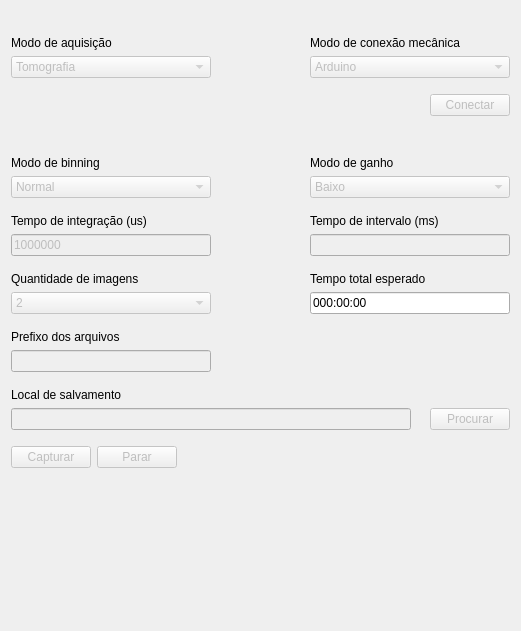
      <widget class="QWidget" name="tab_2">
       <attribute name="title">
        <string>Operação</string>
       </attribute>
       <layout class="QVBoxLayout" name="verticalLayout_10">
        <item>
         <layout class="QHBoxLayout" name="horizontalLayout_9">
          <property name="topMargin">
           <number>25</number>
          </property>
          <property name="bottomMargin">
           <number>10</number>
          </property>
          <item>
           <layout class="QVBoxLayout" name="verticalLayout_12">
            <property name="rightMargin">
             <number>0</number>
            </property>
            <property name="bottomMargin">
             <number>0</number>
            </property>
            <item>
             <widget class="QLabel" name="acquisitionModeLabel">
              <property name="sizePolicy">
               <sizepolicy hsizetype="Preferred" vsizetype="Fixed">
                <horstretch>0</horstretch>
                <verstretch>0</verstretch>
               </sizepolicy>
              </property>
              <property name="text">
               <string>Modo de aquisição</string>
              </property>
              <property name="alignment">
               <set>Qt::AlignmentFlag::AlignLeading|Qt::AlignmentFlag::AlignLeft|Qt::AlignmentFlag::AlignVCenter</set>
              </property>
              <property name="margin">
               <number>0</number>
              </property>
             </widget>
            </item>
            <item>
             <widget class="QComboBox" name="acquisitionModeInput">
              <property name="enabled">
               <bool>false</bool>
              </property>
              <property name="minimumSize">
               <size>
                <width>200</width>
                <height>0</height>
               </size>
              </property>
              <property name="maximumSize">
               <size>
                <width>200</width>
                <height>16777215</height>
               </size>
              </property>
              <property name="currentIndex">
               <number>0</number>
              </property>
              <property name="placeholderText">
               <string/>
              </property>
              <item>
               <property name="text">
                <string>Tomografia</string>
               </property>
              </item>
              <item>
               <property name="text">
                <string>Radiografia</string>
               </property>
              </item>
             </widget>
            </item>
           </layout>
          </item>
          <item>
           <spacer name="horizontalSpacer_9">
            <property name="orientation">
             <enum>Qt::Orientation::Horizontal</enum>
            </property>
            <property name="sizeHint" stdset="0">
             <size>
              <width>40</width>
              <height>20</height>
             </size>
            </property>
           </spacer>
          </item>
          <item>
           <layout class="QVBoxLayout" name="verticalLayout_20">
            <property name="rightMargin">
             <number>0</number>
            </property>
            <property name="bottomMargin">
             <number>0</number>
            </property>
            <item>
             <widget class="QLabel" name="mechanicalModeLabel">
              <property name="sizePolicy">
               <sizepolicy hsizetype="Preferred" vsizetype="Fixed">
                <horstretch>0</horstretch>
                <verstretch>0</verstretch>
               </sizepolicy>
              </property>
              <property name="text">
               <string>Modo de conexão mecânica</string>
              </property>
              <property name="alignment">
               <set>Qt::AlignmentFlag::AlignLeading|Qt::AlignmentFlag::AlignLeft|Qt::AlignmentFlag::AlignVCenter</set>
              </property>
              <property name="margin">
               <number>0</number>
              </property>
             </widget>
            </item>
            <item>
             <widget class="QComboBox" name="mechanicalModeInput">
              <property name="enabled">
               <bool>false</bool>
              </property>
              <property name="minimumSize">
               <size>
                <width>200</width>
                <height>0</height>
               </size>
              </property>
              <property name="maximumSize">
               <size>
                <width>200</width>
                <height>16777215</height>
               </size>
              </property>
              <property name="placeholderText">
               <string/>
              </property>
              <item>
               <property name="text">
                <string>Arduino</string>
               </property>
              </item>
             </widget>
            </item>
           </layout>
          </item>
         </layout>
        </item>
        <item>
         <layout class="QHBoxLayout" name="horizontalLayout_14">
          <property name="bottomMargin">
           <number>34</number>
          </property>
          <item>
           <spacer name="horizontalSpacer_13">
            <property name="orientation">
             <enum>Qt::Orientation::Horizontal</enum>
            </property>
            <property name="sizeType">
             <enum>QSizePolicy::Policy::Expanding</enum>
            </property>
            <property name="sizeHint" stdset="0">
             <size>
              <width>40</width>
              <height>20</height>
             </size>
            </property>
           </spacer>
          </item>
          <item>
           <widget class="QPushButton" name="mechanicalConnectBtn">
            <property name="enabled">
             <bool>false</bool>
            </property>
            <property name="text">
             <string>Conectar</string>
            </property>
           </widget>
          </item>
         </layout>
        </item>
        <item>
         <layout class="QHBoxLayout" name="horizontalLayout_11">
          <property name="bottomMargin">
           <number>10</number>
          </property>
          <item>
           <layout class="QVBoxLayout" name="verticalLayout_15">
            <property name="rightMargin">
             <number>0</number>
            </property>
            <property name="bottomMargin">
             <number>0</number>
            </property>
            <item>
             <widget class="QLabel" name="binningModeLabel">
              <property name="sizePolicy">
               <sizepolicy hsizetype="Preferred" vsizetype="Fixed">
                <horstretch>0</horstretch>
                <verstretch>0</verstretch>
               </sizepolicy>
              </property>
              <property name="text">
               <string>Modo de binning</string>
              </property>
              <property name="alignment">
               <set>Qt::AlignmentFlag::AlignLeading|Qt::AlignmentFlag::AlignLeft|Qt::AlignmentFlag::AlignVCenter</set>
              </property>
              <property name="margin">
               <number>0</number>
              </property>
             </widget>
            </item>
            <item>
             <widget class="QComboBox" name="binningModeInput">
              <property name="enabled">
               <bool>false</bool>
              </property>
              <property name="minimumSize">
               <size>
                <width>200</width>
                <height>0</height>
               </size>
              </property>
              <property name="maximumSize">
               <size>
                <width>200</width>
                <height>16777215</height>
               </size>
              </property>
              <property name="placeholderText">
               <string/>
              </property>
              <item>
               <property name="text">
                <string>Normal</string>
               </property>
              </item>
              <item>
               <property name="text">
                <string>2x2</string>
               </property>
              </item>
             </widget>
            </item>
           </layout>
          </item>
          <item>
           <spacer name="horizontalSpacer_11">
            <property name="orientation">
             <enum>Qt::Orientation::Horizontal</enum>
            </property>
            <property name="sizeHint" stdset="0">
             <size>
              <width>40</width>
              <height>20</height>
             </size>
            </property>
           </spacer>
          </item>
          <item>
           <layout class="QVBoxLayout" name="verticalLayout_16">
            <property name="rightMargin">
             <number>0</number>
            </property>
            <property name="bottomMargin">
             <number>0</number>
            </property>
            <item>
             <widget class="QLabel" name="gainModeLabel">
              <property name="sizePolicy">
               <sizepolicy hsizetype="Preferred" vsizetype="Fixed">
                <horstretch>0</horstretch>
                <verstretch>0</verstretch>
               </sizepolicy>
              </property>
              <property name="text">
               <string>Modo de ganho</string>
              </property>
              <property name="alignment">
               <set>Qt::AlignmentFlag::AlignLeading|Qt::AlignmentFlag::AlignLeft|Qt::AlignmentFlag::AlignVCenter</set>
              </property>
              <property name="margin">
               <number>0</number>
              </property>
             </widget>
            </item>
            <item>
             <widget class="QComboBox" name="gainModeInput">
              <property name="enabled">
               <bool>false</bool>
              </property>
              <property name="minimumSize">
               <size>
                <width>200</width>
                <height>0</height>
               </size>
              </property>
              <property name="maximumSize">
               <size>
                <width>200</width>
                <height>16777215</height>
               </size>
              </property>
              <property name="placeholderText">
               <string/>
              </property>
              <item>
               <property name="text">
                <string>Baixo</string>
               </property>
              </item>
              <item>
               <property name="text">
                <string>Alto</string>
               </property>
              </item>
             </widget>
            </item>
           </layout>
          </item>
         </layout>
        </item>
        <item>
         <layout class="QHBoxLayout" name="horizontalLayout_15">
          <property name="bottomMargin">
           <number>10</number>
          </property>
          <item>
           <layout class="QVBoxLayout" name="verticalLayout_17">
            <property name="leftMargin">
             <number>0</number>
            </property>
            <property name="bottomMargin">
             <number>0</number>
            </property>
            <item>
             <widget class="QLabel" name="integrationTimeLabel">
              <property name="text">
               <string>Tempo de integração (us)</string>
              </property>
             </widget>
            </item>
            <item>
             <widget class="QLineEdit" name="integrationTimeInput">
              <property name="enabled">
               <bool>false</bool>
              </property>
              <property name="sizePolicy">
               <sizepolicy hsizetype="Preferred" vsizetype="Fixed">
                <horstretch>0</horstretch>
                <verstretch>0</verstretch>
               </sizepolicy>
              </property>
              <property name="minimumSize">
               <size>
                <width>200</width>
                <height>0</height>
               </size>
              </property>
              <property name="maximumSize">
               <size>
                <width>200</width>
                <height>16777215</height>
               </size>
              </property>
              <property name="text">
               <string>1000000</string>
              </property>
             </widget>
            </item>
           </layout>
          </item>
          <item>
           <spacer name="horizontalSpacer_14">
            <property name="orientation">
             <enum>Qt::Orientation::Horizontal</enum>
            </property>
            <property name="sizeHint" stdset="0">
             <size>
              <width>18</width>
              <height>20</height>
             </size>
            </property>
           </spacer>
          </item>
          <item>
           <layout class="QVBoxLayout" name="verticalLayout_18">
            <property name="leftMargin">
             <number>0</number>
            </property>
            <property name="bottomMargin">
             <number>0</number>
            </property>
            <item>
             <widget class="QLabel" name="intervalTimeLabel">
              <property name="text">
               <string>Tempo de intervalo (ms)</string>
              </property>
             </widget>
            </item>
            <item>
             <widget class="QLineEdit" name="intervalTimeInput">
              <property name="enabled">
               <bool>false</bool>
              </property>
              <property name="sizePolicy">
               <sizepolicy hsizetype="Preferred" vsizetype="Fixed">
                <horstretch>0</horstretch>
                <verstretch>0</verstretch>
               </sizepolicy>
              </property>
              <property name="minimumSize">
               <size>
                <width>200</width>
                <height>0</height>
               </size>
              </property>
              <property name="maximumSize">
               <size>
                <width>200</width>
                <height>16777215</height>
               </size>
              </property>
             </widget>
            </item>
           </layout>
          </item>
         </layout>
        </item>
        <item>
         <layout class="QHBoxLayout" name="horizontalLayout_10">
          <property name="bottomMargin">
           <number>10</number>
          </property>
          <item>
           <layout class="QVBoxLayout" name="verticalLayout_14">
            <property name="rightMargin">
             <number>0</number>
            </property>
            <property name="bottomMargin">
             <number>0</number>
            </property>
            <item>
             <widget class="QLabel" name="imageQuantityLabel">
              <property name="sizePolicy">
               <sizepolicy hsizetype="Preferred" vsizetype="Fixed">
                <horstretch>0</horstretch>
                <verstretch>0</verstretch>
               </sizepolicy>
              </property>
              <property name="text">
               <string>Quantidade de imagens</string>
              </property>
              <property name="alignment">
               <set>Qt::AlignmentFlag::AlignLeading|Qt::AlignmentFlag::AlignLeft|Qt::AlignmentFlag::AlignVCenter</set>
              </property>
              <property name="margin">
               <number>0</number>
              </property>
             </widget>
            </item>
            <item>
             <widget class="QStackedWidget" name="imageQuantityStackedWidget">
              <property name="enabled">
               <bool>false</bool>
              </property>
              <property name="minimumSize">
               <size>
                <width>200</width>
                <height>0</height>
               </size>
              </property>
              <property name="currentIndex">
               <number>0</number>
              </property>
              <widget class="QWidget" name="page_1">
               <widget class="QComboBox" name="imageQuantityComboBox">
                <property name="enabled">
                 <bool>false</bool>
                </property>
                <property name="geometry">
                 <rect>
                  <x>0</x>
                  <y>0</y>
                  <width>200</width>
                  <height>22</height>
                 </rect>
                </property>
                <property name="minimumSize">
                 <size>
                  <width>200</width>
                  <height>0</height>
                 </size>
                </property>
                <property name="maximumSize">
                 <size>
                  <width>200</width>
                  <height>16777215</height>
                 </size>
                </property>
                <property name="placeholderText">
                 <string/>
                </property>
                <item>
                 <property name="text">
                  <string>2</string>
                 </property>
                </item>
                <item>
                 <property name="text">
                  <string>4</string>
                 </property>
                </item>
                <item>
                 <property name="text">
                  <string>5</string>
                 </property>
                </item>
                <item>
                 <property name="text">
                  <string>8</string>
                 </property>
                </item>
                <item>
                 <property name="text">
                  <string>10</string>
                 </property>
                </item>
                <item>
                 <property name="text">
                  <string>16</string>
                 </property>
                </item>
                <item>
                 <property name="text">
                  <string>20</string>
                 </property>
                </item>
                <item>
                 <property name="text">
                  <string>25</string>
                 </property>
                </item>
                <item>
                 <property name="text">
                  <string>32</string>
                 </property>
                </item>
                <item>
                 <property name="text">
                  <string>40</string>
                 </property>
                </item>
                <item>
                 <property name="text">
                  <string>50</string>
                 </property>
                </item>
                <item>
                 <property name="text">
                  <string>64</string>
                 </property>
                </item>
                <item>
                 <property name="text">
                  <string>80</string>
                 </property>
                </item>
                <item>
                 <property name="text">
                  <string>100</string>
                 </property>
                </item>
                <item>
                 <property name="text">
                  <string>160</string>
                 </property>
                </item>
                <item>
                 <property name="text">
                  <string>200</string>
                 </property>
                </item>
                <item>
                 <property name="text">
                  <string>320</string>
                 </property>
                </item>
                <item>
                 <property name="text">
                  <string>400</string>
                 </property>
                </item>
                <item>
                 <property name="text">
                  <string>800</string>
                 </property>
                </item>
                <item>
                 <property name="text">
                  <string>1600</string>
                 </property>
                </item>
               </widget>
              </widget>
              <widget class="QWidget" name="page_2">
               <widget class="QLineEdit" name="imageQuantityInput">
                <property name="enabled">
                 <bool>false</bool>
                </property>
                <property name="geometry">
                 <rect>
                  <x>0</x>
                  <y>0</y>
                  <width>200</width>
                  <height>22</height>
                 </rect>
                </property>
                <property name="sizePolicy">
                 <sizepolicy hsizetype="Preferred" vsizetype="Fixed">
                  <horstretch>0</horstretch>
                  <verstretch>0</verstretch>
                 </sizepolicy>
                </property>
                <property name="minimumSize">
                 <size>
                  <width>200</width>
                  <height>0</height>
                 </size>
                </property>
                <property name="maximumSize">
                 <size>
                  <width>200</width>
                  <height>16777215</height>
                 </size>
                </property>
                <property name="text">
                 <string>1</string>
                </property>
               </widget>
              </widget>
             </widget>
            </item>
           </layout>
          </item>
          <item>
           <spacer name="horizontalSpacer_10">
            <property name="orientation">
             <enum>Qt::Orientation::Horizontal</enum>
            </property>
            <property name="sizeHint" stdset="0">
             <size>
              <width>18</width>
              <height>20</height>
             </size>
            </property>
           </spacer>
          </item>
          <item>
           <layout class="QVBoxLayout" name="verticalLayout_13">
            <property name="rightMargin">
             <number>0</number>
            </property>
            <property name="bottomMargin">
             <number>0</number>
            </property>
            <item>
             <widget class="QLabel" name="totalTimeLabel">
              <property name="sizePolicy">
               <sizepolicy hsizetype="Preferred" vsizetype="Fixed">
                <horstretch>0</horstretch>
                <verstretch>0</verstretch>
               </sizepolicy>
              </property>
              <property name="text">
               <string>Tempo total esperado</string>
              </property>
              <property name="alignment">
               <set>Qt::AlignmentFlag::AlignLeading|Qt::AlignmentFlag::AlignLeft|Qt::AlignmentFlag::AlignVCenter</set>
              </property>
              <property name="margin">
               <number>0</number>
              </property>
             </widget>
            </item>
            <item>
             <widget class="QLineEdit" name="totalTimeInput">
              <property name="enabled">
               <bool>true</bool>
              </property>
              <property name="sizePolicy">
               <sizepolicy hsizetype="Preferred" vsizetype="Fixed">
                <horstretch>0</horstretch>
                <verstretch>0</verstretch>
               </sizepolicy>
              </property>
              <property name="minimumSize">
               <size>
                <width>200</width>
                <height>0</height>
               </size>
              </property>
              <property name="maximumSize">
               <size>
                <width>200</width>
                <height>16777215</height>
               </size>
              </property>
              <property name="text">
               <string>000:00:00</string>
              </property>
              <property name="readOnly">
               <bool>true</bool>
              </property>
             </widget>
            </item>
           </layout>
          </item>
         </layout>
        </item>
        <item>
         <layout class="QHBoxLayout" name="horizontalLayout_33">
          <property name="bottomMargin">
           <number>10</number>
          </property>
          <item>
           <layout class="QVBoxLayout" name="verticalLayout_19">
            <property name="leftMargin">
             <number>0</number>
            </property>
            <property name="bottomMargin">
             <number>0</number>
            </property>
            <item>
             <widget class="QLabel" name="filePrefixLabel">
              <property name="text">
               <string>Prefixo dos arquivos</string>
              </property>
             </widget>
            </item>
            <item>
             <widget class="QLineEdit" name="filePrefixInput">
              <property name="enabled">
               <bool>false</bool>
              </property>
              <property name="sizePolicy">
               <sizepolicy hsizetype="Preferred" vsizetype="Fixed">
                <horstretch>0</horstretch>
                <verstretch>0</verstretch>
               </sizepolicy>
              </property>
              <property name="minimumSize">
               <size>
                <width>200</width>
                <height>0</height>
               </size>
              </property>
              <property name="maximumSize">
               <size>
                <width>200</width>
                <height>16777215</height>
               </size>
              </property>
             </widget>
            </item>
           </layout>
          </item>
          <item>
           <spacer name="horizontalSpacer_15">
            <property name="orientation">
             <enum>Qt::Orientation::Horizontal</enum>
            </property>
            <property name="sizeHint" stdset="0">
             <size>
              <width>18</width>
              <height>20</height>
             </size>
            </property>
           </spacer>
          </item>
         </layout>
        </item>
        <item>
         <layout class="QVBoxLayout" name="verticalLayout_11">
          <property name="bottomMargin">
           <number>10</number>
          </property>
          <item>
           <widget class="QLabel" name="filePathNameLabel">
            <property name="text">
             <string>Local de salvamento</string>
            </property>
           </widget>
          </item>
          <item>
           <layout class="QHBoxLayout" name="horizontalLayout_17">
            <item>
             <widget class="QLineEdit" name="filePathInput">
              <property name="enabled">
               <bool>false</bool>
              </property>
              <property name="sizePolicy">
               <sizepolicy hsizetype="Preferred" vsizetype="Preferred">
                <horstretch>0</horstretch>
                <verstretch>0</verstretch>
               </sizepolicy>
              </property>
              <property name="minimumSize">
               <size>
                <width>400</width>
                <height>0</height>
               </size>
              </property>
              <property name="maximumSize">
               <size>
                <width>16777215</width>
                <height>16777215</height>
               </size>
              </property>
             </widget>
            </item>
            <item>
             <spacer name="horizontalSpacer_16">
              <property name="orientation">
               <enum>Qt::Orientation::Horizontal</enum>
              </property>
              <property name="sizeHint" stdset="0">
               <size>
                <width>13</width>
                <height>17</height>
               </size>
              </property>
             </spacer>
            </item>
            <item>
             <widget class="QPushButton" name="chooseFilePathBtn">
              <property name="enabled">
               <bool>false</bool>
              </property>
              <property name="text">
               <string>Procurar</string>
              </property>
             </widget>
            </item>
           </layout>
          </item>
         </layout>
        </item>
        <item>
         <layout class="QHBoxLayout" name="horizontalLayout_13">
          <property name="bottomMargin">
           <number>25</number>
          </property>
          <item>
           <layout class="QHBoxLayout" name="horizontalLayout_12">
            <item>
             <widget class="QPushButton" name="grabBtn">
              <property name="enabled">
               <bool>false</bool>
              </property>
              <property name="text">
               <string>Capturar</string>
              </property>
             </widget>
            </item>
            <item>
             <widget class="QPushButton" name="stopGrabBtn">
              <property name="enabled">
               <bool>false</bool>
              </property>
              <property name="text">
               <string>Parar</string>
              </property>
             </widget>
            </item>
           </layout>
          </item>
          <item>
           <spacer name="horizontalSpacer_12">
            <property name="orientation">
             <enum>Qt::Orientation::Horizontal</enum>
            </property>
            <property name="sizeHint" stdset="0">
             <size>
              <width>40</width>
              <height>20</height>
             </size>
            </property>
           </spacer>
          </item>
         </layout>
        </item>
        <item>
         <spacer name="verticalSpacer_2">
          <property name="orientation">
           <enum>Qt::Orientation::Vertical</enum>
          </property>
          <property name="sizeHint" stdset="0">
           <size>
            <width>20</width>
            <height>127</height>
           </size>
          </property>
         </spacer>
        </item>
       </layout>
      </widget>
